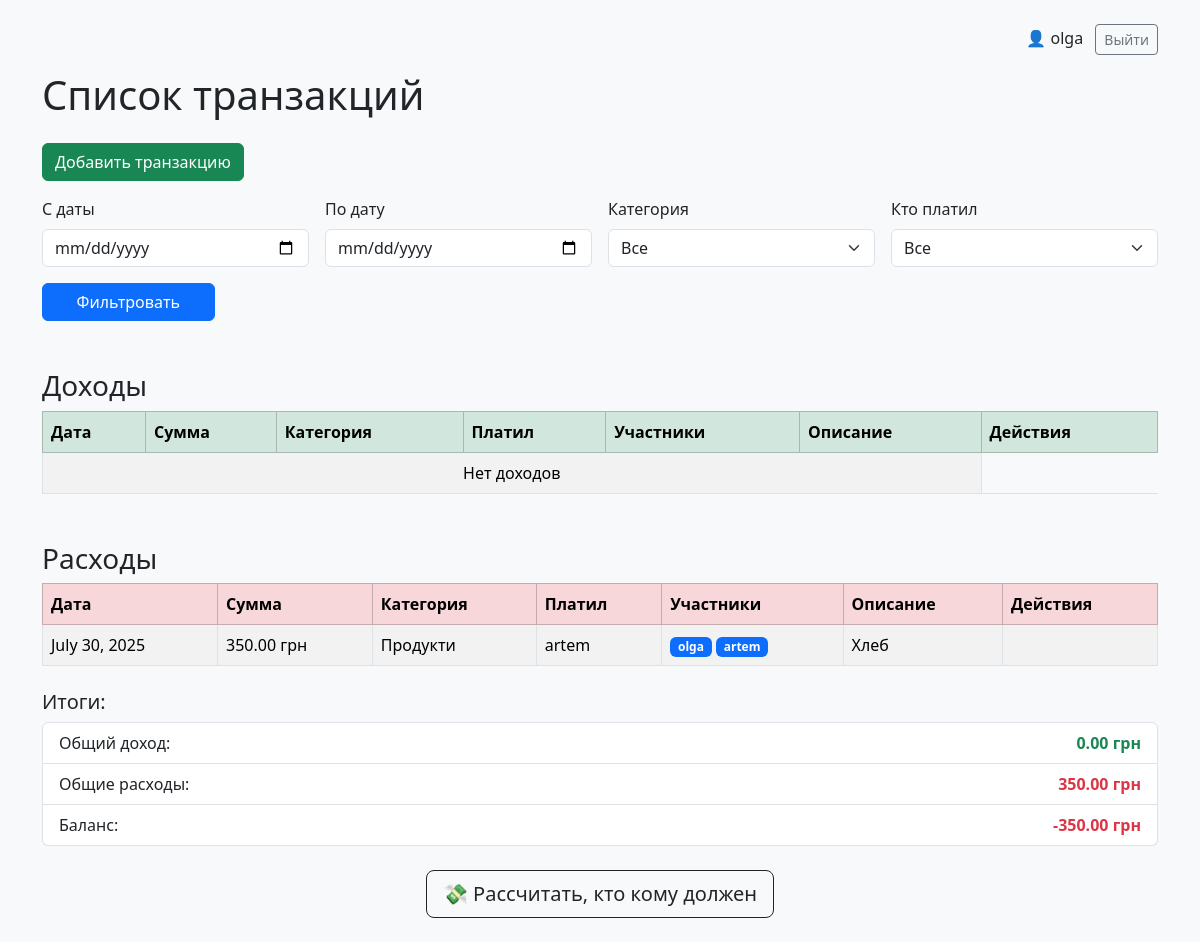
Screenshot of / (signed in) with the database file from the repository.
### core/models/transaction.py (models this page shows, shortened)
class Transaction(models.Model):
    amount = models.DecimalField(max_digits=10, decimal_places=2)
    date = models.DateField()
    category = models.ForeignKey(Category, on_delete=models.CASCADE)
    paid_by = models.ForeignKey(User, on_delete=models.CASCADE, related_name='payments')
    participants = models.ManyToManyField(User, related_name='involved_in')
    description = models.TextField(blank=True)
    class Meta:
        app_label = 'core'
        ordering = ['-date']

### core/models/category.py (models this page shows, shortened)
class Category(models.Model):
    name = models.CharField(max_length=100)
    type = models.CharField(max_length=7, choices=CategoryType.choices)
    created_by = models.ForeignKey(User, on_delete=models.CASCADE)
    class Meta:
        app_label = 'core'

### core/views/transaction_views.py (the view)
# urls.py: path('', transaction_list, name='transaction_list'),
@login_required
def transaction_list(request):
    all_transactions = Transaction.objects.all().order_by('-date')
    categories = Category.objects.all()
    users = User.objects.all()
    today = datetime.date.today()
    current_month = today.month
    current_year = today.year
    start_date = request.GET.get('start_date')
    end_date = request.GET.get('end_date')
    category_id = request.GET.get('category')
    paid_by = request.GET.get('paid_by')
    if not start_date and not end_date:
        all_transactions = all_transactions.filter(date__year=current_year, date__month=current_month)
    if start_date:
        all_transactions = all_transactions.filter(date__gte=start_date)
    if end_date:
        all_transactions = all_transactions.filter(date__lte=end_date)
    if category_id:
        all_transactions = all_transactions.filter(category_id=category_id)
    if paid_by:
        all_transactions = all_transactions.filter(paid_by_id=paid_by)
    incomes = all_transactions.filter(category__type=CategoryType.INCOME)
    expenses = all_transactions.filter(category__type=CategoryType.EXPENSE)
    total_income = incomes.aggregate(Sum('amount'))['amount__sum'] or 0
    total_expense = expenses.aggregate(Sum('amount'))['amount__sum'] or 0
    balance = total_income - total_expense
    context = {
        'incomes': incomes,
        'expenses': expenses,
        'categories': categories,
        'users': users,
        'start_date': start_date,
        'end_date': end_date,
        'selected_category': int(category_id) if category_id else None,
        'selected_paid_by': int(paid_by) if paid_by else None,
        'total_income': total_income,
        'total_expense': total_expense,
        'balance': balance,
    }
    return render(request, 'transactions/list.html', context)

### core/templates/transactions/list.html (shortened to what this page needs)
<!DOCTYPE html>
<html lang="ru">
<head>
    <link href="https://cdn.jsdelivr.net/npm/bootstrap@5.3.3/dist/css/bootstrap.min.css" rel="stylesheet">
</head>
<body class="bg-light">
<div class="container py-4">
     <div class="mb-3 text-end">
        {% if request.user.is_authenticated %}
            👤 {{ request.user.username }}
            <form method="post" action="{% url 'logout' %}" class="d-inline">
             <button type="submit" class="btn btn-sm btn-outline-secondary ms-2">Выйти</button>
            </form>
        {% else %}
            <a href="{% url 'login' %}" class="btn btn-sm btn-outline-primary">Войти</a>
        {% endif %}
    </div>
    <h1 class="mb-4">Список транзакций</h1>
    <a href="{% url 'transaction_create' %}" class="btn btn-success mb-3">Добавить транзакцию</a>
    <form method="get" class="row g-3 mb-4">
        <div class="col-md-3">
            <label class="form-label">С даты</label>
            <input type="date" name="start_date" class="form-control" value="{{ start_date }}">
        </div>
        <div class="col-md-3">
            <label class="form-label">По дату</label>
            <input type="date" name="end_date" class="form-control" value="{{ end_date }}">
        </div>
        <div class="col-md-3">
            <label class="form-label">Категория</label>
            <select name="category" class="form-select">
                <option value="">Все</option>
            </select>
        </div>
        <div class="col-md-3">
            <label class="form-label">Кто платил</label>
            <select name="paid_by" class="form-select">
                <option value="">Все</option>
            </select>
        </div>
        <div class="col-md-2 d-flex align-items-end">
            <button type="submit" class="btn btn-primary w-100">Фильтровать</button>
        </div>
    </form>
    <h3 class="mt-5">Доходы</h3>
    <table class="table table-bordered table-hover table-striped">
        <thead class="table-success">
        <tr>
            <th>Дата</th>
            <th>Сумма</th>
            <th>Категория</th>
            <th>Платил</th>
            <th>Участники</th>
            <th>Описание</th>
            <th>Действия</th>
        </tr>
        </thead>
        <tbody>
        {% for tx in incomes %}
            <tr>
                <td>{{ tx.date }}</td>
                <td>{{ tx.amount }} грн</td>
                <td>{{ tx.category.name }}</td>
                <td>{{ tx.paid_by.username }}</td>
                <td>
                    {% for user in tx.participants.all %}
                        <span class="badge bg-primary">{{ user.username }}</span>
                    {% endfor %}
                </td>
                <td>{{ tx.description }}</td>
                <td>
                    {% if request.user.is_staff %}
                        <a href="{% url 'transaction_update' tx.id %}" class="btn btn-sm btn-warning">✏️</a>
                        <a href="{% url 'transaction_delete' tx.id %}" class="btn btn-sm btn-danger"
                        onclick="return confirm('Вы уверены, что хотите удалить эту транзакцию?');">🗑️</a>
                    {% endif %}
                </td>
            </tr>
        {% empty %}
            <tr>
                <td colspan="6" class="text-center">Нет доходов</td>
            </tr>
        {% endfor %}
        </tbody>
    </table>
    <h3 class="mt-5">Расходы</h3>
    <table class="table table-bordered table-hover table-striped">
        <thead class="table-danger">
        <tr>
            <th>Дата</th>
            <th>Сумма</th>
            <th>Категория</th>
            <th>Платил</th>
            <th>Участники</th>
            <th>Описание</th>
            <th>Действия</th>
        </tr>
        </thead>
        <tbody>
        {% for tx in expenses %}
            <tr>
                <td>{{ tx.date }}</td>
                <td>{{ tx.amount }} грн</td>
                <td>{{ tx.category.name }}</td>
                <td>{{ tx.paid_by.username }}</td>
                <td>
                    {% for user in tx.participants.all %}
                        <span class="badge bg-primary">{{ user.username }}</span>
                    {% endfor %}
                </td>
                <td>{{ tx.description }}</td>
                               <td>
                </td>
            </tr>
        {% empty %}
            <tr>
                <td colspan="6" class="text-center">Нет расходов</td>
            </tr>
        {% endfor %}
        </tbody>
    </table>
    <div class="mt-4">
        <h5>Итоги:</h5>
        <ul class="list-group">
            <li class="list-group-item d-flex justify-content-between">
                <span>Общий доход:</span>
                <strong class="text-success">{{ total_income|floatformat:2 }} грн</strong>
            </li>
            <li class="list-group-item d-flex justify-content-between">
                <span>Общие расходы:</span>
                <strong class="text-danger">{{ total_expense|floatformat:2 }} грн</strong>
            </li>
            <li class="list-group-item d-flex justify-content-between">
                <span>Баланс:</span>
                <strong class="{% if balance >= 0 %}text-success{% else %}text-danger{% endif %}">
                    {{ balance|floatformat:2 }} грн
                </strong>
            </li>
        </ul>
    </div>
    <div class="mt-4 text-center">
        <a href="{% url 'debt_result' %}" class="btn btn-outline-dark btn-lg">
            💸 Рассчитать, кто кому должен
        </a>
    </div>
</div>
</body>
</html>

### rows the page displays
Transaction: date "July 30, 2025", amount "350.00", category.name "Продукти", paid_by.username "artem", description "Хлеб"

### other values shown
{{ request.user.username }} "olga"
{{ user.username }} "olga"
{{ user.username }} "artem"
{{ total_income|floatformat:2 }} "0.00"
{{ total_expense|floatformat:2 }} "350.00"
{{ balance|floatformat:2 }} "-350.00"
